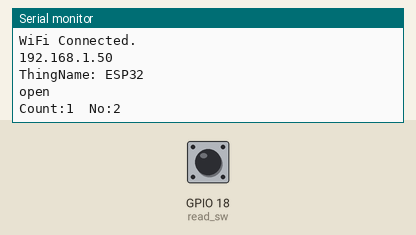
Simulated run of this sketch. Board: ESP32. Shown: the last lines printed to the serial monitor. Inputs (shaded band) come from the test bench; at power-on: GPIO 18 (read_sw) HIGH. WiFi joins after 1.5 s; servers stay silent unless stated; no MQTT or app messages arrive unless stated.

Above: at 3.2 s.
3.3 s: GPIO 18 (read_sw) pulled LOW for 0.15 s
At 3.41 s:
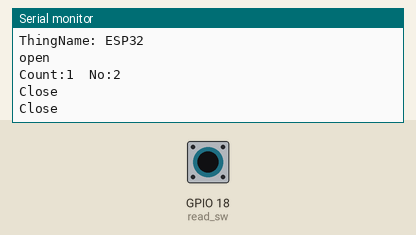
4.9 s: GPIO 18 (read_sw) pulled LOW for 1 s
At 6.7 s:
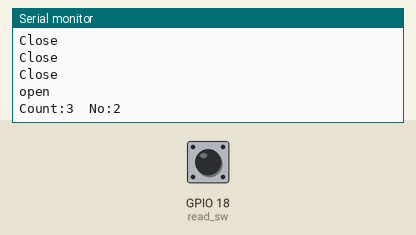
7.4 s: GPIO 18 (read_sw) pulled LOW for 0.15 s
At 8.6 s:
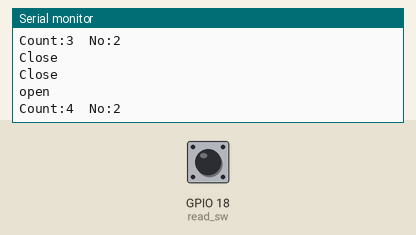
Timing chart, 0 to 10.4 s (numbered marks = the images above; inputs shaded):
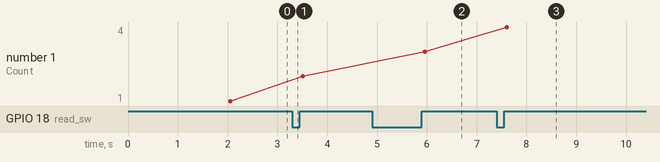

The sketch:

magnetic_sensor_esp32.ino
```cpp
#include <WiFi.h>
#include <WiFiClient.h>
#include <PubSubClient.h>

#define CLOSE 0
#define OPEN 1

int read_sw = 18;
int is_open = 1;
int counter = 0;

char *ssid = "esp32_ap";
char *password = "";
const char *endpoint = "192.168.4.5";
const int port = 1883;
char *pubTopic = "myTopic";
char *subTopic = "myTopic";

IPAddress ip(192, 168, 4, 200);
IPAddress gateway(192,168, 4, 1);
IPAddress subnet(255, 255, 255, 0);
IPAddress DNS(192, 168, 4, 1);
WiFiClient netClient;
PubSubClient MqttClient;

void setup_network() {

    Serial.print("Connecting to ");
    Serial.println(ssid);
    WiFi.config(ip, gateway, subnet, DNS);
    WiFi.begin(ssid, password);
    delay(2000);

    while (WiFi.waitForConnectResult() != WL_CONNECTED) {
        delay(2000);
        WiFi.begin(ssid, password);
        Serial.println(".");
    }
    Serial.println("WiFi Connected.");
    Serial.println(WiFi.localIP());

}

void connect() {
    setup_network();
    Serial.println("ThingName: ESP32");
    MqttClient.setServer(endpoint, 1883);
    MqttClient.setClient(netClient);

    while ( !MqttClient.connect("ESP32") ) {
        Serial.println(MqttClient.state());
        delay(2000);
    }
    // MqttClient.subscribe("m5stack/sub/#");

}

void setup()
{
  Serial.begin(115200);

  connect();
}

uint32_t state = 0;
/*
 * Loop Function
 */
void loop()
{
  state = digitalRead(read_sw);

  if ( state == CLOSE )
  {
    is_open = 1;
    Serial.println("Close");
  }
  else
  {
    if ( is_open == 1 )
    {
      counter++;
      Serial.println("open");
      MqttClient.publish("myTopic", "{\"no\":\"1\",\"count\":\"1\"}");
      Serial.println("Count:" + (String)counter + "  No:2");
      MqttClient.loop();

      if (!MqttClient.connect("ESP32")) {
        Serial.println(MqttClient.state());
        delay(2000);
      }
    }

    is_open = 0;
  }
  delay(100);

}
```

Measured:
- after the input at 3.3 s, the serial monitor: prints a new line at once (image 1)
- after the input at 4.9 s, the serial monitor: prints a new line after 1.1 s (image 2)
- after the input at 7.4 s, the serial monitor: prints a new line after 0.21 s (image 3)
- plotted number 1: 2 → 3 after the input at 4.9 s, 3 → 4 after the input at 7.4 s
